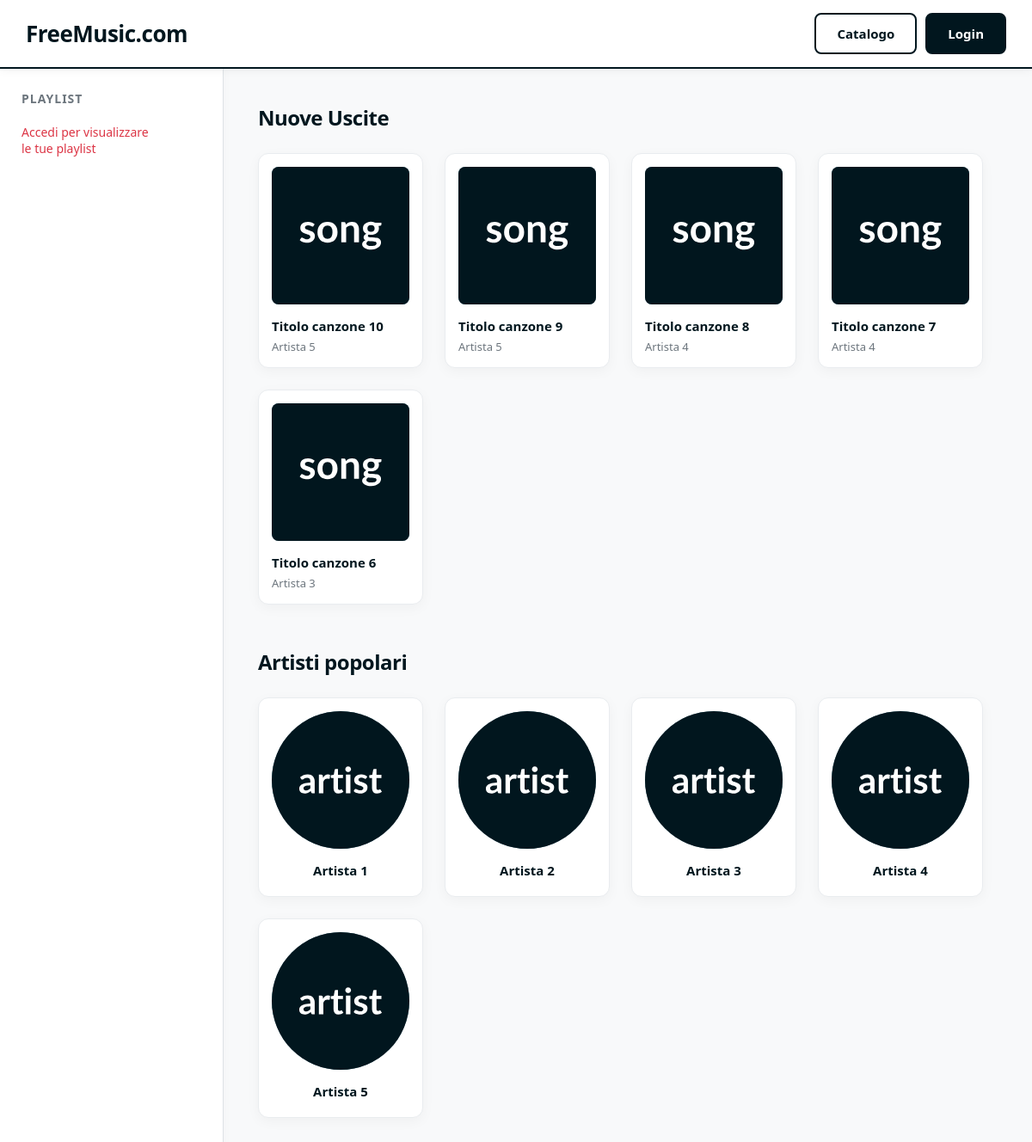
Before: / with the older database file.
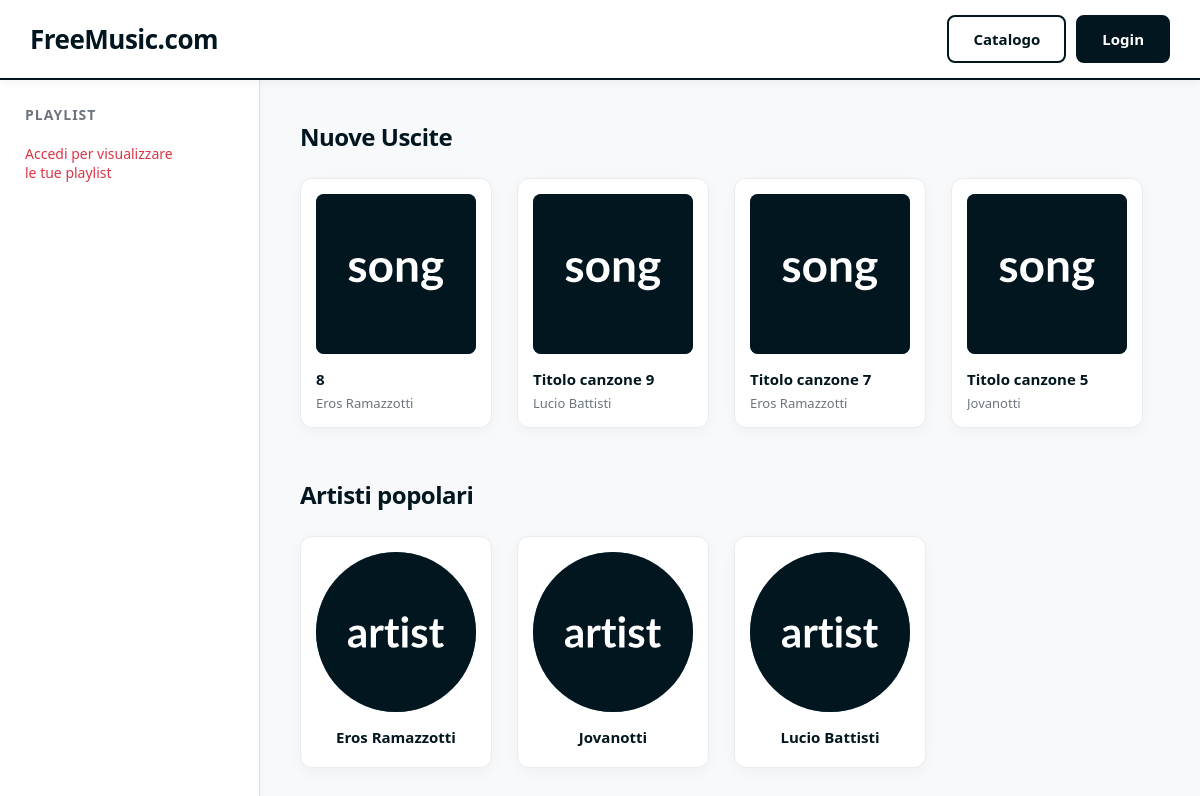
After: the same page with the newer database file.
### backend/models.py (models this page shows, shortened)
class Song(models.Model):
    title = models.CharField(max_length=200)
    artist = models.ForeignKey(Artist, on_delete=models.CASCADE, related_name='songs', null=True)
    genre = models.ForeignKey(Genre, on_delete=models.CASCADE, related_name='songs')
    duration = models.CharField(max_length=10, help_text="e.g. 3:45", blank=True, null=True)
    external_link = models.URLField(blank=True, null=True, help_text="Link to external audio source (e.g. YouTube/Spotify)")
    created_at = models.DateTimeField(auto_now_add=True)

class Artist(models.Model):
    name = models.CharField(max_length=200, unique=True)
    created_at = models.DateTimeField(auto_now_add=True)

### backend/views.py (the view)
# urls.py: path('', views.HomeView.as_view(), name='main'),
class HomeView(TemplateView):
    template_name = 'main.html'
    def get_context_data(self, **kwargs):
        context = super().get_context_data(**kwargs)
        context['new_releases'] = Song.objects.all().order_by('-created_at')[:5]
        context['popular_artists'] = Artist.objects.all().order_by('name')[:8]
        return context

### templates/main.html (shortened to what this page needs)
{% extends 'sidebar.html' %}
{% load static %}
{% block content %}
<h2>Nuove Uscite</h2>
<div class="horizontal-list">
    {% for song in new_releases|slice:":5" %}
    <div class="column card">
        <div class="card-img song">
            <img src="{% static 'song.svg' %}" alt="Song cover" style="width: 100%; height: 100%; object-fit: cover;">
        </div>
        <p class="card-title">{{ song.title }}</p>
        <p class="card-subtitle">{{ song.artist.name }}</p>
    </div>
    {% endfor %}
</div>
<h2>Artisti popolari</h2>
<div class="horizontal-list">
    {% for artist in popular_artists %}
    <a href="{% url 'artist_detail' artist.name %}" class="card">
        <div class="card-img artist">
            <img src="{% static 'artist.svg' %}" alt="Artist cover" style="width: 100%; height: 100%; object-fit: cover;">
        </div>
        <p class="card-title" style="text-align: center;">{{ artist.name }}</p>
    </a>
    {% endfor %}
</div>
{% endblock %}

Changed rows visible on the page:
removed Song: title "Titolo canzone 10", artist.name "Artista 5"
removed Song: title "Titolo canzone 8", artist.name "Artista 4"
removed Song: title "Titolo canzone 6", artist.name "Artista 3"
removed Artist: name "Artista 1"
removed Artist: name "Artista 2"
added Song: title "8", artist.name "Eros Ramazzotti"
changed through a linked row, Song "Titolo canzone 9": artist.name "Artista 5" → "Lucio Battisti"
changed through a linked row, Song "Titolo canzone 7": artist.name "Artista 4" → "Eros Ramazzotti"
now on this page (row unchanged): Song: title "Titolo canzone 5", artist.name "Jovanotti"
changed Artist: name "Artista 4" → "Eros Ramazzotti"; moves up the list
changed Artist: name "Artista 3" → "Jovanotti"
changed Artist: name "Artista 5" → "Lucio Battisti"
